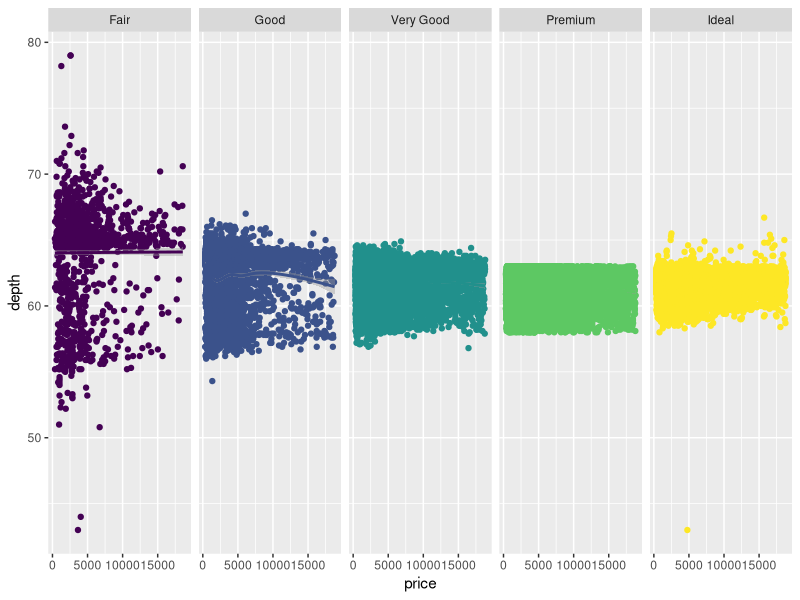
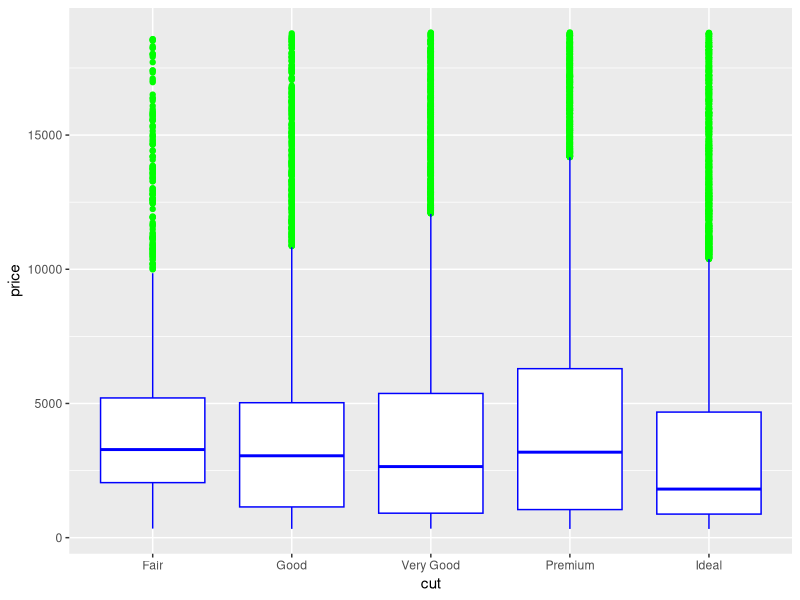
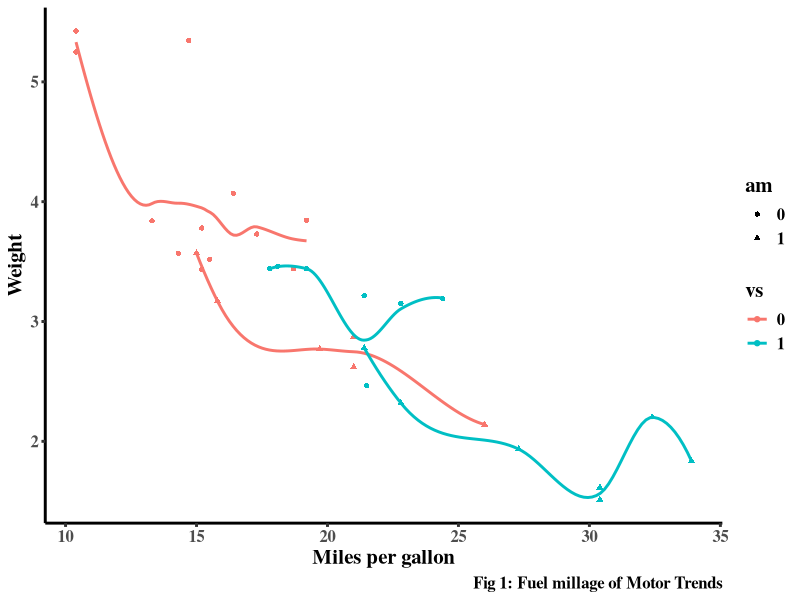

Here is the R script that generated these plots, in order: (Note: this script raises an error after producing the figures.)

# Import the library ------------------------------------------------------

library(ggplot2)


data("diamonds")

ggplot(data = diamonds,
       mapping = aes(x = price,y = depth,col=cut))+
  geom_point()+
  geom_smooth()+
  facet_grid(~cut)+
  theme(legend.position = '')


ggplot(data=diamonds,aes(x = cut,y = price))+
  geom_boxplot(outlier.colour = 'green',col='blue')




# Import new dataset ------------------------------------------------------

data("mtcars")
View(mtcars)

library(tidyverse)

mtcars_new <- mtcars %>% 
  mutate(across(.cols = c(vs,am,gear,carb),.fns = factor))


mtcars %>% 
  mutate_at(.vars = c('vs','am','gear','carb'),.funs = factor)


ggplot(data = mtcars_new,
       mapping = aes(x = mpg,y = wt,col=vs,shape=am))+
  geom_point()+
  geom_smooth(se=FALSE)+
  labs(y='Weight',x='Miles per gallon',caption = 'Fig 1: Fuel millage of Motor Trends')+
  theme_classic()+
  theme(text = element_text(family = 'serif',face = 'bold',size = 15),plot.title = element_text(hjust = 0.5),
        axis.ticks = element_line(size = 1),
        axis.line = element_line(size = 1))
  

# Bar Plot  ---------------------------------------------------------------

ggplot(data = mtcars_new,mapping = aes(x = gear,y = mpg,fill=carb))+
  geom_col(position = position_dodge())+
  theme_classic()+
  coord_cartesian(expand = c(0,0))


# How to supply manual colors to fill the bar plot


# Histogram and Density Plot ----------------------------------------------

ggplot(data = mtcars_new,
       mapping = aes(x = mpg,fill=am))+
  geom_histogram(binwidth = 1)+
  facet_grid(~gear)



# Density Plot -------------------------------------------------------

ggplot(data = mtcars_new,
       mapping = aes(x = mpg,fill=am))+
  geom_density()+
  theme_classic()+
  coord_cartesian(expand = c(0,0))



ggplot(data = mtcars_new,
       mapping = aes(gear,fill=am))+
  geom_bar()

# Boxplot -----------------------------------------------------------------

ggplot(data = mtcars_new)+
  aes(x = gear,y = mpg,fill=vs)+
  stat_boxplot(geom='errorbar')+
  geom_boxplot()+
  scale_fill_brewer(palette = 'Set1')+
  theme_test()+
  facet_grid(am~carb)+
theme(strip.background = element_rect(fill = 'white'))

# How to modify the background of the above box plot to white background


# ggplot and mtcars data --------------------------------------------------
data(mtcars)

glimpse(mtcars)

unique(mtcars$vs)
unique(mtcars$mpg)
unique(mtcars$am)
unique(mtcars$gear)
unique(mtcars$carb)

mtcars %>% map(.f = unique)

# Alternatively 
map(.x = mtcars,.f = unique)

purrr::map(.x = mtcars,.f = unique)

dplyr::select(.data = mtcars,mpg)





# Assignment -----------------------------------------------------------

library(ggplot2)

ggplot(data = mtcars,
mapping = aes(x=mpg,y=hp))+
geom_point()+
theme_test()+
labs(y='Miles per gallon')+
theme(text=element_text(family='serif',size=12,face='bold'))


